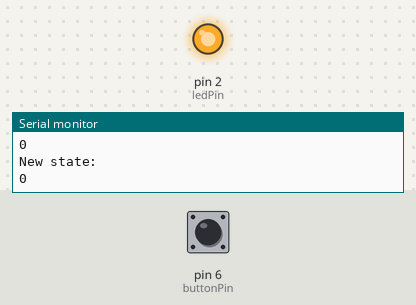
Bench run of a sketch on a simulated Arduino Uno, built with avr-gcc and run on an emulated ATmega328P. Parts: output pins drawn as LEDs (lit = HIGH), the last lines printed to the serial monitor. Inputs (shaded band) come from the test bench; at power-on: pin 6 (buttonPin) LOW.

Above: at 1.2 s.
1.3 s: pin 6 (buttonPin) pulled HIGH for 0.15 s
At 2.0 s:
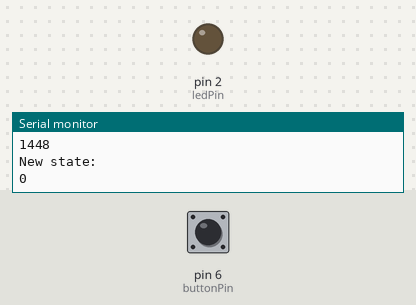
2.9 s: pin 6 (buttonPin) pulled HIGH for 1 s
At 4.4 s:
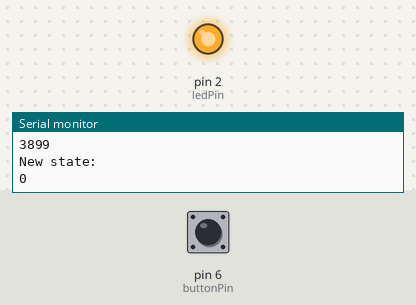
5.4 s: pin 6 (buttonPin) pulled HIGH for 3.2 s
At 6.3 s:
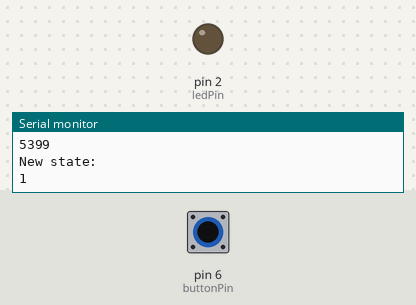
Timing chart, 0 to 8.4 s (numbered marks = the images above; inputs shaded):
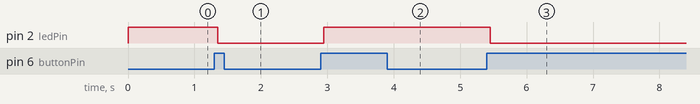

Measured:
- after the input at 1.3 s, pin 2 (ledPin): HIGH → LOW after 0.05 s
- after the input at 2.9 s, pin 2 (ledPin): LOW → HIGH after 0.05 s
- after the input at 5.4 s, pin 2 (ledPin): HIGH → LOW after 0.05 s

The sketch:

sketch_led_via_button.ino.ino
```cpp
// lightup led via pushbutton. Pushbutton uses pullup resistor
// we have basic debounce implemented as well as "session state" for button

const int ledPin = 2;
const int buttonPin = 6;     // the number of the pushbutton pin

int buttonState;         // variable for reading the pushbutton status
int ledState = HIGH;
int lastButtonState = LOW;

unsigned long lastDebounceTime = 0;  // the last time the output pin was toggled
unsigned long debounceDelay = 50;    // the debounce time; increase if the output flickers

void setup() {
  pinMode(ledPin, OUTPUT);
  pinMode(buttonPin, INPUT);
  Serial.begin(9600);

  Serial.println("Startmilis: ");
  Serial.println(millis());
  Serial.println("New state: ");
  Serial.println(buttonState);
}

void loop() {

  int reading = digitalRead(buttonPin);
  //Serial.println("Reading milis : ");
  //Serial.println(reading);

  // If the switch changed, due to noise or pressing:
  if (reading != lastButtonState) {
    // reset the debouncing timer
    lastDebounceTime = millis();
    Serial.println("Reading milis : ");
    Serial.println(reading);
    Serial.println("Lastdebounce: ");
    Serial.println(lastDebounceTime);
  }

  if ((millis() - lastDebounceTime) > debounceDelay) {
    // whatever the reading is at, it's been there for longer than the debounce
    // delay, so take it as the actual current state:

    // if the button state has changed:
    if (reading != buttonState) {
      buttonState = reading;

      Serial.println("New state: ");
      Serial.println(buttonState);

      // only toggle the LED if the new button state is HIGH
      if (buttonState == HIGH) {
        ledState = !ledState;
      }


    }
  }

  // set the LED:
  digitalWrite(ledPin, ledState);

  // save the reading. Next time through the loop, it'll be the lastButtonState:
  lastButtonState = reading;


}
```
